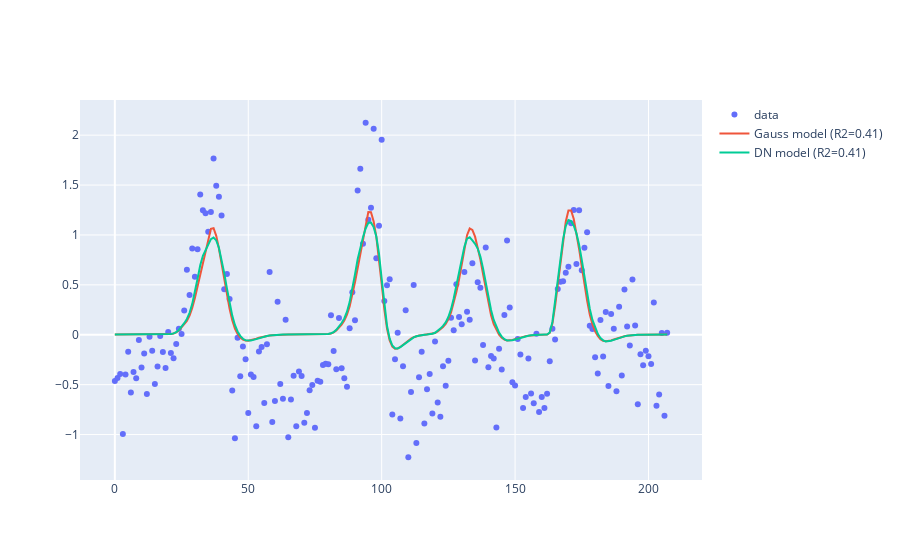

Notebook cell for this chart:
### Code cell
num_vert = 1
import plotly.graph_objects as go
fig = go.Figure()
fig.add_trace(go.Scatter(y=data_fsnative_[:,num_vert], name='data', mode='markers'))
fig.add_trace(go.Scatter(y=gauss_pred_mat[:,num_vert], name='Gauss model (R2={:1.2f})'.format(gauss_fit_mat[num_vert,-1])))
fig.add_trace(go.Scatter(y=dn_pred_mat[:,num_vert], name='DN model (R2={:1.2f})'.format(dn_fit_mat[num_vert,-1])))
fig.show()

### Figure 1 — Plotly figure (JSON) as saved in the notebook; plotly's stock layout.template omitted (floating-point values rounded to 4 significant figures; data arrays with more than 128 entries replaced by an {"elided": "..."} marker saying what was removed)
{"data": [{"mode": "markers", "name": "data", "type": "scatter", "y": {"elided": "208 float values"}}, {"name": "Gauss model (R2=0.41)", "type": "scatter", "y": {"elided": "208 float values"}}, {"name": "DN model (R2=0.41)", "type": "scatter", "y": {"elided": "208 float values"}}], "layout": {"autosize": true, "xaxis": {"autorange": true, "range": [-13.26, 220.3]}, "yaxis": {"autorange": true, "range": [-1.504, 2.401], "type": "linear"}}}
